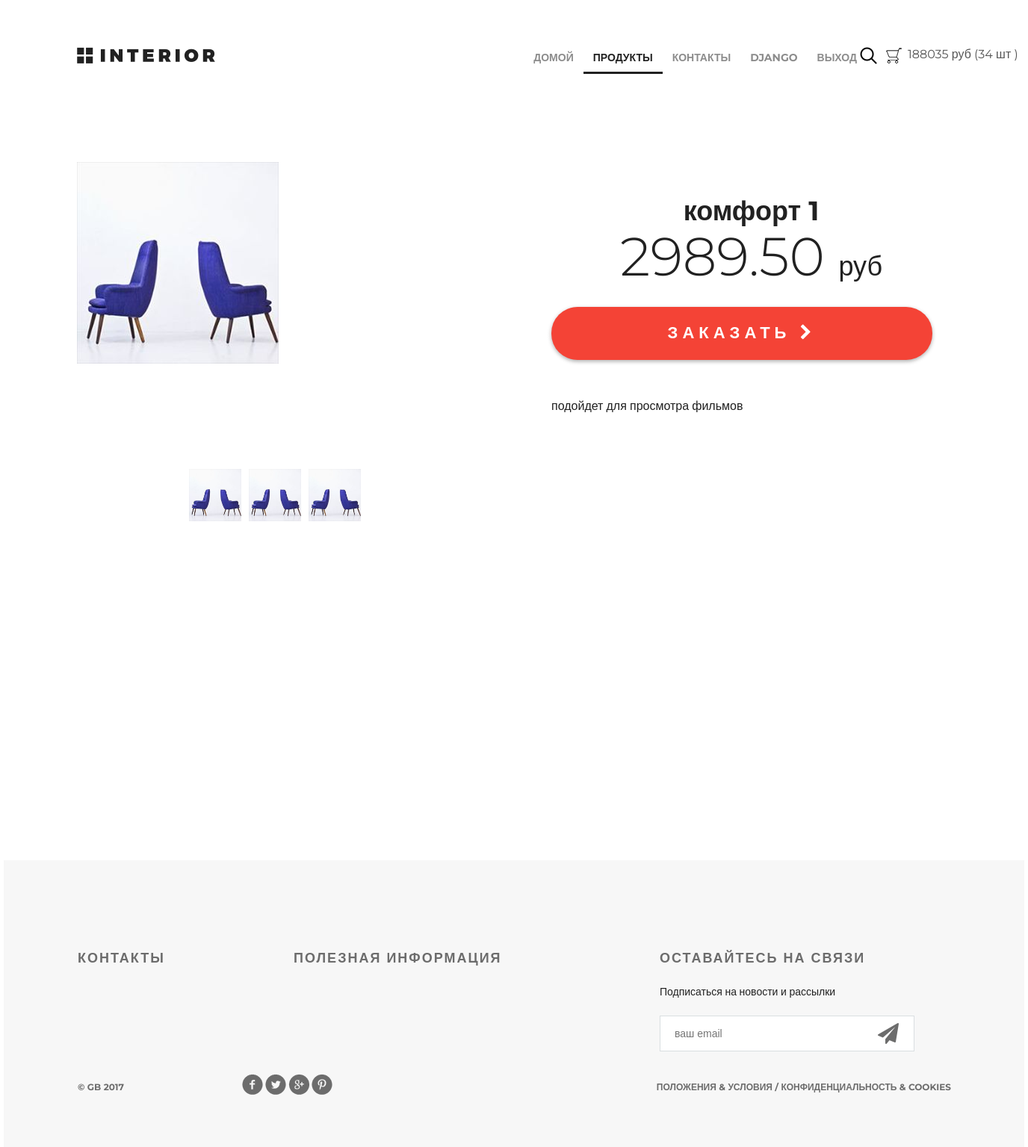
/products/product/1/ (signed in), run on the app's committed database.
### authapp/models.py (models this page shows)
class ShopUser(AbstractUser):
    avatar = models.ImageField(upload_to='users_avatars', blank=True, verbose_name='Аватар')
    age = models.PositiveSmallIntegerField(verbose_name='возраст')

### basketapp/models.py (models this page shows)
class Basket(models.Model):
    user = models.ForeignKey(settings.AUTH_USER_MODEL, on_delete=models.CASCADE, related_name='basket')
    product = models.ForeignKey(Product, on_delete=models.CASCADE)
    quantity = models.PositiveIntegerField(verbose_name='количество', default=0)
    add_datetime = models.DateTimeField(auto_now_add=True, verbose_name='время')
    @property
    def product_cost(self):
        return self.product.price * self.quantity
    @property
    def total_quantity(self):
        _items = Basket.objects.filter(user=self.user)
        _total_quantity = sum(list(map(lambda x: x.quantity, _items)))
        return _total_quantity
    @property
    def total_cost(self):
        _items = Basket.objects.filter(user=self.user)
        _total_cost = sum(list(map(lambda x: x.product_cost, _items)))
        return _total_cost

### mainapp/models.py (models this page shows, shortened)
class Product(models.Model):
    category = models.ForeignKey(ProductCategory, on_delete=models.CASCADE, verbose_name='категория')
    name = models.CharField(max_length=128, verbose_name='название')
    image = models.ImageField(upload_to='products_images', blank=True, verbose_name='картинка')
    short_desc = models.CharField(max_length=120, verbose_name='кратокое описание')
    description = models.TextField(verbose_name='описание', blank=True)
    price = models.DecimalField(max_digits=8, decimal_places=2, default=0, verbose_name='цена')
    quantity = models.SmallIntegerField(default=0, verbose_name='количество на складе')

### mainapp/views.py (the view)
# urls.py: path("product/<int:pk>/", mainapp.product, name="product"),
def product(request, pk):
    title = 'продукты'
    content = {
        'title': title,
        'links_menu': ProductCategory.objects.all(),
        'product': get_object_or_404(Product, pk=pk),
        'basket': get_basket(request.user),
    }
    return render(request,  "mainapp/product.html", content)

### mainapp/views.py (called while the page is built)
def get_basket(user):
    if user.is_authenticated:
        return Basket.objects.filter(user=user)
    return []

### mainapp/templates/mainapp/product.html
{% extends 'mainapp/base.html' %}
{% load static %}
{% block menu %}
<div class="hero-white">
    <div class="header clearfix">
        <a href="/" class="logo"></a>
        {% include 'mainapp/includes/inc_main_menu.html' %}
    </div>
</div>
{% endblock %}
{% block content %}
<div class="details">
    <div class="details-products">
        <div class="details-slider">
            <div class="slider-product">
                <img src="/media/{{ product.image }}"
                     alt="{{ product.short_desc }}">
            </div>
            <div class="slider-control">
                <div class="block">
                    <a href="#">
                        <img src="/media/{{ product.image }}" alt="вариант 1">
                    </a>
                </div>
                <div class="block">
                    <a href="#">
                        <img src="/media/{{ product.image }}" alt="вариант 2">
                    </a>
                </div>
                <div class="block">
                    <a href="#">
                        <img src="/media/{{ product.image }}" alt="вариант 3">
                    </a>
                </div>
            </div>
        </div>
        <div class="description">
            <h3 class="big-bold">{{ product.name }}</h3>
            <br>
            <p class="price"> {{ product.price }} <span>руб</span></p>
            <a href="{% url 'basket:add' product.pk %}" class="red-button">
                заказать
                <i class="fa fa-chevron-right" aria-hidden="true"></i>
            </a>
            <div class="description-text">
                {{ product.description }}
            </div>
        </div>
    </div>
</div>
<div class="clr"></div>
{% endblock %}

### mainapp/templates/mainapp/includes/inc_main_menu.html
<ul class="menu">
    <li><a href="{% url 'main' %}" {% if request.resolver_match.url_name == 'main' %} class="active" {% endif %}>домой</a></li>
    <li><a href="{% url 'mainapp:index' %}" {% if request.resolver_match.namespace == 'products' %} class="active" {% endif %}>продукты</a></li>
    <li><a href="{% url 'contact' %}" {% if request.resolver_match.url_name == 'contact' %} class="active" {% endif %}>контакты</a></li>
    {% if user.is_authenticated %}
        <li>
            <a href="{% url 'auth:edit' %}">
                {% if user.first_name %}{{ user.first_name }}{% else %}пользователь{% endif %}
            </a>
        </li>
        <li>
            <a href="{% url 'auth:logout' %}" >выход</a>
        </li>
    {% else %}
        <li>
            <a href="{% url 'auth:login' %}" >вход</a>
        </li>
    {% endif %}
</ul>
<a href="#" class="search"></a>
<a href="{% url 'basket:view' %}" class="basket">
    <span>
        {% if basket %}
            {{ basket.0.total_cost|floatformat:0 }} руб
            ({{ basket.0.total_quantity }} шт )
        {% endif %}
    </span>
</a>

### static/css/style.css (style rules this page uses)
* { margin: 0; padding: 0; }
body { font-family: 'Montserrat', sans-serif; }
html, body { height: 100%; }
.slider-control .block a img { width: 70px; }
.clr { height: 384px; }
.logo { background-image: url(/static/img/logo.png); margin-top: 63px; width: 185px; height: 22px; float: left; }
.menu { list-style-type: none; margin-top: 67px; float: right; }
.menu li { float: left; }
.menu a { color: #8c8c8c; font-size: 14px; font-weight: 700; text-align: right; text-transform: uppercase; text-decoration: none; padding: 10px 13px; }
.menu .active { color: #212121; font-weight: 700; border-bottom: 3px solid #212121; }
.search { display: block; width: 23px; height: 23px; background-image: url(/static/img/search.png); position: absolute; top: 63px; left: 1146px; }
.basket { display: block; width: 23px; height: 23px; background-image: url(/static/img/basket.png); position: absolute; top: 63px; left: 1180px; text-decoration: none; color: #555; }
.basket span { display: block; margin-left: 30px; width: 150px; }
.clearfix:after { content: ""; display: block; clear: both; }
.big-bold { color: #212121; font-size: 36px; font-weight: 700; text-align: left; margin-bottom: 24px; line-height: 36px; }
.hero-white { background-color: #fff; height: 119px; padding-left: 98px; padding-right: 211px; position: relative; }
.details-products { padding-left: 98px; padding-right: 98px; margin-top: 98px; height: 551px; }
.details-slider { width: 570px; float: left; margin-right: 30px; }
.slider-product { width: 570px; height: 400px; }
.slider-control { width: 420px; height: 70px; margin: 11px auto 0px; padding-left: 150px }
.slider-control .block { height: 70px; width: 70px; position: relative; float: left; margin-right: 10px; }
.description { width: 535px; float: right; padding-left: 35px }
.description .big-bold { color: #212121; font-size: 36px; font-weight: 700; text-align: center; margin-top: 47px; margin-bottom: 0px; }
.description .price { color: #212121; font-size: 72px; font-weight: 300; line-height: 48px; text-align: center; }
.description .price span { color: #212121; font-size: 36px; font-weight: 300; line-height: 48px; text-align: center; }
.red-button { display: block; height: 71px; width: 510px; border-radius: 35px; background-color: #f44336; text-align: center; text-transform: uppercase; text-decoration: none; color: #ffffff; font-size: 22px; font-weight: 700; line-height: 24px; box-shadow: 0px 2px 4.85px 0.15px rgba(33, 33, 33, 0.35); line-height: 70px; letter-spacing: 6px; margin-top: 31px; }
.description-text { margin-top: 50px; color: #212121; font-size: 16px; font-weight: 300; line-height: 24px; text-align: left; }

### data on the page
ShopUser: first_name "DJANGO"
Basket: user+product+quantity "188035", user+quantity "34"
Product: image (picture), name "комфорт 1", price "2989.50", description "подойдет для просмотра фильмов"
